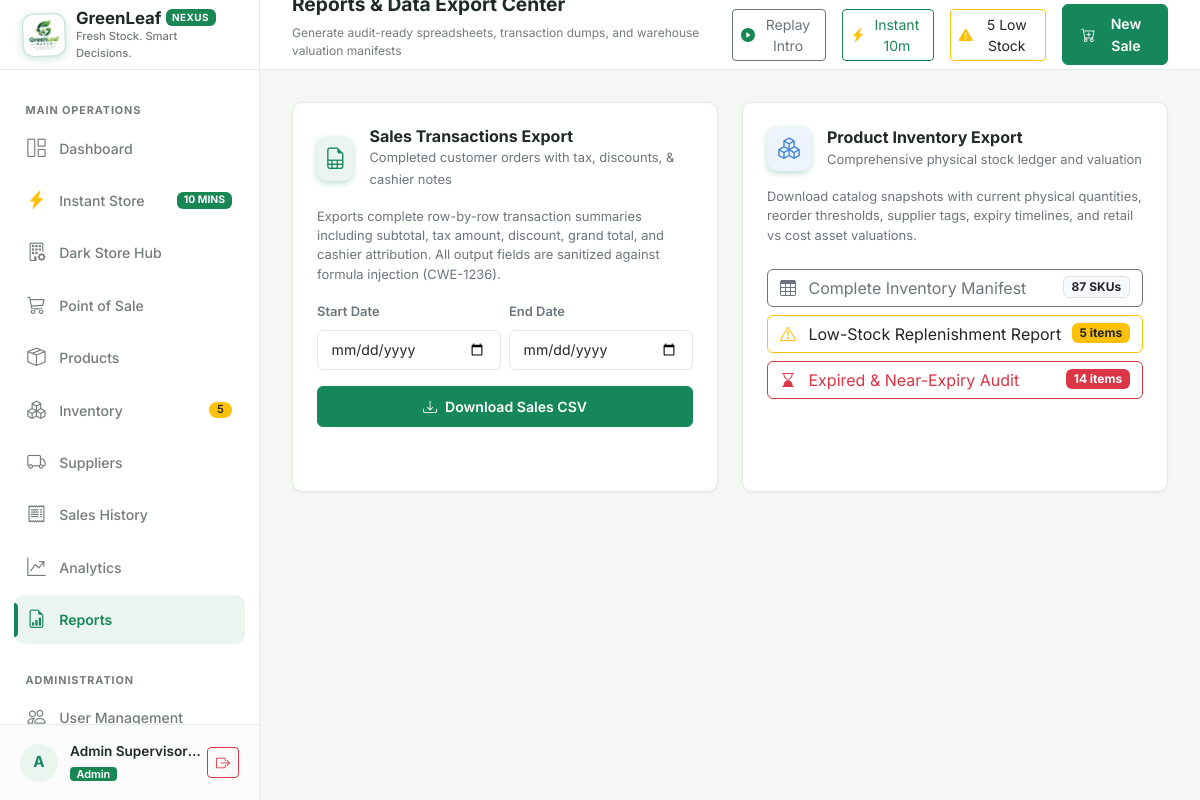
/reports/ (signed in), run on the app's committed database.
### models/user.py (models this page shows, shortened)
class User(UserMixin, db.Model):
    __tablename__ = "users"
    user_id = db.Column(db.Integer, primary_key=True, autoincrement=True)
    username = db.Column(db.String(50), unique=True, nullable=False, index=True)
    full_name = db.Column(db.String(100), nullable=False)
    password_hash = db.Column(db.String(255), nullable=False)
    role = db.Column(db.String(20), nullable=False, default="cashier")  # 'admin' or 'cashier'
    is_active = db.Column(db.Boolean, default=True, nullable=False)
    created_at = db.Column(db.DateTime, default=datetime.utcnow, nullable=False)
    sales = db.relationship("Sale", back_populates="cashier", lazy="dynamic")
    movements = db.relationship("InventoryMovement", back_populates="user", lazy="dynamic")
    audit_logs = db.relationship("AuditLog", back_populates="user", lazy="dynamic")
    @property
    def is_admin(self):
        return self.role == "admin"

### routes/reports.py (the view)
@reports_bp.route("/")
@login_required
@admin_required
def index():
    inventory_summary = InventoryService.get_inventory_summary()
    kpis_30d = AnalyticsService.get_kpis("last_30_days")
    return render_template(
        "reports/index.html",
        inventory_summary=inventory_summary,
        kpis=kpis_30d,
    )

### models/product.py (called while the page is built)
    @property
    def is_low_stock(self):
        return self.stock_qty <= self.reorder_level

### routes/auth.py (called while the page is built)
def admin_required(f):
    @wraps(f)
    def decorated_function(*args, **kwargs):
        if not current_user.is_authenticated:
            return redirect(url_for("auth.login", next=request.url))
        if not current_user.is_admin:
            flash("Access denied: Administrator privileges required.", "danger")
            return abort(403)
        return f(*args, **kwargs)
    return decorated_function

### templates/reports/index.html (shortened to what this page needs)
{% extends "base.html" %}
{% block page_subtitle %}Generate audit-ready spreadsheets, transaction dumps, and warehouse valuation manifests{% endblock %}
{% block content %}
<div class="row g-4">
  <div class="col-12 col-md-6">
    <div class="card-custom h-100">
      <div class="d-flex align-items-center gap-3 mb-3">
        <div class="brand-logo-icon" style="width: 44px; height: 44px; font-size: 1.35rem; background: var(--light-green); color: var(--primary-green);">
          <i class="bi bi-file-earmark-spreadsheet"></i>
        </div>
        <div>
          <h4 class="fw-bold fs-6 mb-0">Sales Transactions Export</h4>
          <span class="text-secondary small">Completed customer orders with tax, discounts, & cashier notes</span>
        </div>
      </div>
      <p class="text-secondary small mb-3">
        Exports complete row-by-row transaction summaries including subtotal, tax amount, discount, grand total, and cashier attribution. All output fields are sanitized against formula injection (CWE-1236).
      </p>
      <form method="GET" action="{{ url_for('reports.export_sales') }}" class="mb-3">
        <div class="row g-2 mb-3">
          <div class="col-6">
            <label class="form-label small fw-semibold text-secondary">Start Date</label>
            <input type="date" name="start_date" class="form-control form-control-sm form-control-custom">
          </div>
          <div class="col-6">
            <label class="form-label small fw-semibold text-secondary">End Date</label>
            <input type="date" name="end_date" class="form-control form-control-sm form-control-custom">
          </div>
        </div>
        <button type="submit" class="btn btn-green w-100 d-flex align-items-center justify-content-center gap-2">
          <i class="bi bi-download"></i>
          <span>Download Sales CSV</span>
        </button>
      </form>
    </div>
  </div>
  <div class="col-12 col-md-6">
    <div class="card-custom h-100">
      <div class="d-flex align-items-center gap-3 mb-3">
        <div class="brand-logo-icon" style="width: 44px; height: 44px; font-size: 1.35rem; background: #eef4fd; color: var(--info);">
          <i class="bi bi-boxes"></i>
        </div>
        <div>
          <h4 class="fw-bold fs-6 mb-0">Product Inventory Export</h4>
          <span class="text-secondary small">Comprehensive physical stock ledger and valuation</span>
        </div>
      </div>
      <p class="text-secondary small mb-3">
        Download catalog snapshots with current physical quantities, reorder thresholds, supplier tags, expiry timelines, and retail vs cost asset valuations.
      </p>
      <div class="d-flex flex-column gap-2 mt-4">
        <a href="{{ url_for('reports.export_inventory', type='all') }}" class="btn btn-outline-secondary d-flex align-items-center justify-content-between">
          <span><i class="bi bi-table me-2"></i> Complete Inventory Manifest</span>
          <span class="badge bg-light text-dark border">{{ inventory_summary.total_products }} SKUs</span>
        </a>
        <a href="{{ url_for('reports.export_inventory', type='low_stock') }}" class="btn btn-outline-warning text-dark d-flex align-items-center justify-content-between">
          <span><i class="bi bi-exclamation-triangle me-2 text-warning"></i> Low-Stock Replenishment Report</span>
          <span class="badge bg-warning text-dark">{{ inventory_summary.low_stock_count }} items</span>
        </a>
        <a href="{{ url_for('reports.export_inventory', type='expiry_alerts') }}" class="btn btn-outline-danger d-flex align-items-center justify-content-between">
          <span><i class="bi bi-hourglass-bottom me-2 text-danger"></i> Expired & Near-Expiry Audit</span>
          <span class="badge bg-danger">{{ inventory_summary.expired_count + inventory_summary.near_expiry_count }} items</span>
        </a>
      </div>
    </div>
  </div>
</div>
{% endblock %}

### templates/base.html (shortened to what this page needs)
<!DOCTYPE html>
<html lang="en">
<head>
  <link href="https://cdn.jsdelivr.net/npm/bootstrap@5.3.3/dist/css/bootstrap.min.css" rel="stylesheet">
  <link href="https://cdn.jsdelivr.net/npm/bootstrap-icons@1.11.3/font/bootstrap-icons.min.css" rel="stylesheet">
  <link href="{{ url_for('static', filename='css/style.css') }}" rel="stylesheet">
</head>
<body>
<div class="app-container">
  <aside class="app-sidebar" id="appSidebar">
    <a href="{{ url_for('dashboard.index') if current_user.is_authenticated and current_user.is_admin else url_for('pos.index') }}" class="brand-section text-decoration-none">
      <img src="{{ url_for('static', filename='img/greenleaf-nexus-logo.png') }}" alt="GreenLeaf Nexus Official Logo" class="brand-logo-img">
      <div class="brand-text">
        <h1 class="d-flex align-items-center gap-1 mb-0">
          GreenLeaf <span class="badge bg-success text-white fw-bold" style="font-size: 0.62rem; letter-spacing: 0.5px;">NEXUS</span>
        </h1>
        <p class="mb-0">{{ STORE_TAGLINE }}</p>
      </div>
    </a>
    <nav class="sidebar-nav">
      <div class="nav-section-title">Main Operations</div>
      {% if current_user.is_authenticated and current_user.is_admin %}
      <a href="{{ url_for('dashboard.index') }}" class="nav-link-custom {% if request.endpoint == 'dashboard.index' %}active{% endif %}">
        <i class="bi bi-grid-1x2"></i>
        <span>Dashboard</span>
      </a>
      {% endif %}
      <a href="{{ url_for('express.store') }}" class="nav-link-custom {% if request.endpoint and request.endpoint.startswith('express.store') %}active{% endif %}">
        <i class="bi bi-lightning-charge-fill text-warning"></i>
        <span>Instant Store</span>
        <span class="badge bg-success ms-auto" style="font-size: 0.65rem;">10 MINS</span>
      </a>
      {% if current_user.is_authenticated and current_user.is_admin %}
      <a href="{{ url_for('express.picker_console') }}" class="nav-link-custom {% if request.endpoint and request.endpoint.startswith('express.picker') %}active{% endif %}">
        <i class="bi bi-building-gear"></i>
        <span>Dark Store Hub</span>
      </a>
      {% endif %}
      <a href="{{ url_for('pos.index') }}" class="nav-link-custom {% if request.endpoint and request.endpoint.startswith('pos.') %}active{% endif %}">
        <i class="bi bi-cart3"></i>
        <span>Point of Sale</span>
      </a>
      {% if current_user.is_authenticated and current_user.is_admin %}
      <a href="{{ url_for('products.index') }}" class="nav-link-custom {% if request.endpoint and request.endpoint.startswith('products.') %}active{% endif %}">
        <i class="bi bi-box-seam"></i>
        <span>Products</span>
      </a>
      <a href="{{ url_for('inventory.index') }}" class="nav-link-custom {% if request.endpoint and request.endpoint.startswith('inventory.') %}active{% endif %}">
        <i class="bi bi-boxes"></i>
        <span>Inventory</span>
        {% if LOW_STOCK_GLOBAL_COUNT > 0 %}
          <span class="badge bg-warning text-dark sidebar-badge">{{ LOW_STOCK_GLOBAL_COUNT }}</span>
        {% endif %}
      </a>
      <a href="{{ url_for('suppliers.index') }}" class="nav-link-custom {% if request.endpoint and request.endpoint.startswith('suppliers.') %}active{% endif %}">
        <i class="bi bi-truck"></i>
        <span>Suppliers</span>
      </a>
      {% endif %}
      <a href="{{ url_for('sales.index') }}" class="nav-link-custom {% if request.endpoint and request.endpoint.startswith('sales.') %}active{% endif %}">
        <i class="bi bi-receipt"></i>
        <span>Sales History</span>
      </a>
      {% if current_user.is_authenticated and current_user.is_admin %}
      <a href="{{ url_for('analytics.index') }}" class="nav-link-custom {% if request.endpoint and request.endpoint.startswith('analytics.') %}active{% endif %}">
        <i class="bi bi-graph-up-arrow"></i>
        <span>Analytics</span>
      </a>
      <a href="{{ url_for('reports.index') }}" class="nav-link-custom {% if request.endpoint and request.endpoint.startswith('reports.') %}active{% endif %}">
        <i class="bi bi-file-earmark-bar-graph"></i>
        <span>Reports</span>
      </a>
      <div class="nav-section-title mt-3">Administration</div>
      <a href="{{ url_for('users.index') }}" class="nav-link-custom {% if request.endpoint and request.endpoint.startswith('users.') %}active{% endif %}">
        <i class="bi bi-people"></i>
        <span>User Management</span>
      </a>
      {% endif %}
    </nav>
    <div class="user-profile-widget">
      <div class="user-avatar">
        {{ current_user.full_name[:1].upper() if current_user.is_authenticated else 'G' }}
      </div>
      <div class="user-info-text">
        <div class="user-name">{{ current_user.full_name if current_user.is_authenticated else 'Guest' }}</div>
        <span class="user-role-badge {% if current_user.is_authenticated and current_user.is_admin %}badge bg-success{% else %}badge bg-secondary{% endif %}">
          {{ current_user.role if current_user.is_authenticated else 'Visitor' }}
        </span>
      </div>
      <a href="{{ url_for('auth.logout') }}" class="btn btn-sm btn-outline-danger ms-1" title="Log Out">
        <i class="bi bi-box-arrow-right"></i>
      </a>
    </div>
  </aside>
  <div class="main-wrapper">
    <header class="app-topbar">
      <div class="d-flex align-items-center gap-3">
        <div class="topbar-title-section">
          <h2>{% block page_title %}Overview{% endblock %}</h2>
          <p>{% block page_subtitle %}Real-time store management and inventory surveillance{% endblock %}</p>
        </div>
      </div>
      <div class="topbar-actions">
        <button type="button" class="btn btn-sm btn-outline-secondary d-none d-md-inline-flex align-items-center gap-1" id="btnReplayIntro" title="Replay 'Welcome to GreenLeaf Nexus' Framer Page Transition">
          <i class="bi bi-play-circle-fill text-success"></i>
          <span>Replay Intro</span>
        </button>
        <a href="{{ url_for('express.store') }}" class="btn btn-sm btn-outline-success d-inline-flex align-items-center gap-1">
          <i class="bi bi-lightning-charge-fill text-warning"></i>
          <span class="d-none d-sm-inline">Instant 10m</span>
        </a>
        {% if LOW_STOCK_GLOBAL_COUNT > 0 and current_user.is_authenticated and current_user.is_admin %}
        <a href="{{ url_for('inventory.index', filter='low_stock') }}" class="btn btn-sm btn-outline-warning text-dark d-none d-md-inline-flex align-items-center gap-1" title="Low stock products require attention">
          <i class="bi bi-exclamation-triangle-fill text-warning"></i>
          <span>{{ LOW_STOCK_GLOBAL_COUNT }} Low Stock</span>
        </a>
        {% endif %}
        <a href="{{ url_for('pos.index') }}" class="btn btn-sm btn-green d-flex align-items-center gap-2">
          <i class="bi bi-cart-plus"></i>
          <span class="d-none d-sm-inline">New Sale</span>
        </a>
      </div>
    </header>
    <main class="content-body">
      {% block content %}{% endblock %}
    </main>
  </div>
</div>
</body>
</html>

### data on the page
User: is_active+full_name "A", is_active+full_name "Admin Supervisor…", is_active+role "Admin"

### other printed values
{{ STORE_TAGLINE }} "Fresh Stock. Smart Decisions."
{{ LOW_STOCK_GLOBAL_COUNT }} "5"
{{ inventory_summary.total_products }} "87"
{{ inventory_summary.low_stock_count }} "5"
{{ inventory_summary.expired_count + inventory_summary.near_expiry_count }} "14"
